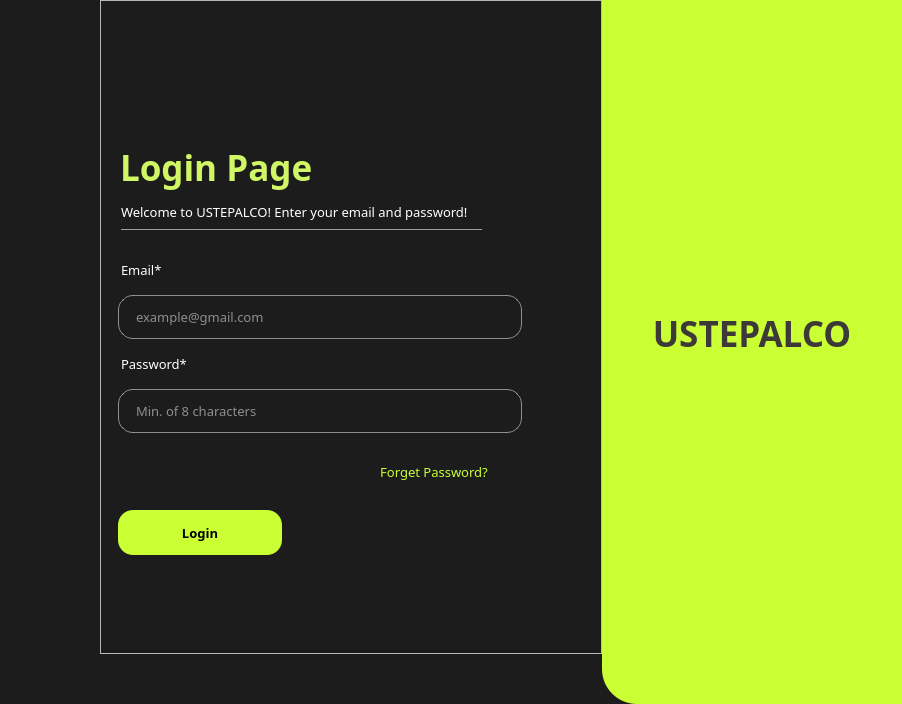
<?xml version="1.0" encoding="UTF-8"?>
<ui version="4.0">
 <class>MainWindow</class>
 <widget class="QMainWindow" name="MainWindow">
  <property name="geometry">
   <rect>
    <x>0</x>
    <y>0</y>
    <width>902</width>
    <height>704</height>
   </rect>
  </property>
  <property name="minimumSize">
   <size>
    <width>0</width>
    <height>0</height>
   </size>
  </property>
  <property name="maximumSize">
   <size>
    <width>1280</width>
    <height>895</height>
   </size>
  </property>
  <property name="windowTitle">
   <string>MainWindow</string>
  </property>
  <property name="windowIcon">
   <iconset resource="../resource.qrc">
    <normaloff>:/logo/resources/stylized_00000.png</normaloff>:/logo/resources/stylized_00000.png</iconset>
  </property>
  <property name="styleSheet">
   <string notr="true">QMainWindow {
	background-color: #1C1C1C;
	
}

#frame {
	width: 300px;
	background-color: #CAFF33;
	border-bottom-left-radius: 35px;
}

#frame_2 {
	margin-left: 100px;
	margin-bottom: 50px;
	min-width: 500px;
}

</string>
  </property>
  <widget class="QWidget" name="centralwidget">
   <layout class="QHBoxLayout" name="horizontalLayout_2">
    <property name="spacing">
     <number>0</number>
    </property>
    <property name="leftMargin">
     <number>0</number>
    </property>
    <property name="topMargin">
     <number>0</number>
    </property>
    <property name="rightMargin">
     <number>0</number>
    </property>
    <property name="bottomMargin">
     <number>0</number>
    </property>
    <item>
     <widget class="QFrame" name="frame_2">
      <property name="sizePolicy">
       <sizepolicy hsizetype="MinimumExpanding" vsizetype="Preferred">
        <horstretch>0</horstretch>
        <verstretch>0</verstretch>
       </sizepolicy>
      </property>
      <property name="font">
       <font>
        <family>DM Sans</family>
        <pointsize>16</pointsize>
       </font>
      </property>
      <property name="styleSheet">
       <string notr="true">QLabel {
	color: white;
	margin: 5px 15px 5px 8px;
}

QLineEdit {
	height: 42px;
	margin: 5px 70px 5px 8px;
	padding-left: 15px;
	border: 1px solid rgba(250, 250, 250, 0.5);
	border-radius: 15px;
	background-color: transparent;
	color: white;
	max-width: 600px;
}

QLineEdit:hover {
	border: 1px solid rgba(250, 250, 250, 1);
}

QLineEdit:focus {
	border: 1px solid rgba(250, 250, 250, 1);
}

QPushButton {
	margin: 5px 310px 5px 8px;
	background-color: #CAFF33;
	border: 0px solid white;
	border-radius: 15px;
	height: 45px;
	max-width: 300px;
}

#button_login:hover {
	background-color: #2A2A2A;
	color: #CAFF33;
}

#line {
	margin: 8px 110px 5px 11px;
	max-width: 400px;
	
}

#label_login_page {
	color: #D0F565;
	margin: 50px 0px 3px 0px;
}

#label_welcome {
	margin: 2px 15px 0px 8px;
}

#label_email {
	margin: 25px 15px 5px 8px;
}

#label_email::first-letter {
	color: red;
}

#forget_button {
	color: #CAFF33;
	margin-right: 10px;

	background-color: transparent;


}

#forget_button:hover {
	color: white;
}






</string>
      </property>
      <property name="frameShape">
       <enum>QFrame::StyledPanel</enum>
      </property>
      <property name="frameShadow">
       <enum>QFrame::Raised</enum>
      </property>
      <layout class="QVBoxLayout" name="verticalLayout_3">
       <item>
        <spacer name="verticalSpacer">
         <property name="orientation">
          <enum>Qt::Vertical</enum>
         </property>
         <property name="sizeHint" stdset="0">
          <size>
           <width>20</width>
           <height>104</height>
          </size>
         </property>
        </spacer>
       </item>
       <item>
        <layout class="QVBoxLayout" name="verticalLayout">
         <item>
          <widget class="QLabel" name="label_login_page">
           <property name="font">
            <font>
             <family>DM Sans</family>
             <pointsize>26</pointsize>
             <weight>75</weight>
             <italic>false</italic>
             <bold>true</bold>
            </font>
           </property>
           <property name="text">
            <string>Login Page</string>
           </property>
          </widget>
         </item>
         <item>
          <widget class="QLabel" name="label_welcome">
           <property name="font">
            <font>
             <family>DM Sans</family>
             <pointsize>10</pointsize>
            </font>
           </property>
           <property name="text">
            <string>Welcome to USTEPALCO! Enter your email and password!</string>
           </property>
          </widget>
         </item>
         <item>
          <widget class="Line" name="line">
           <property name="orientation">
            <enum>Qt::Horizontal</enum>
           </property>
          </widget>
         </item>
         <item>
          <widget class="QLabel" name="label_email">
           <property name="font">
            <font>
             <family>DM Sans Medium</family>
             <pointsize>10</pointsize>
            </font>
           </property>
           <property name="text">
            <string>Email*</string>
           </property>
          </widget>
         </item>
         <item>
          <widget class="QLineEdit" name="edit_email">
           <property name="font">
            <font>
             <family>DM Sans</family>
             <pointsize>10</pointsize>
            </font>
           </property>
           <property name="placeholderText">
            <string>example@gmail.com</string>
           </property>
          </widget>
         </item>
         <item>
          <widget class="QLabel" name="label_password">
           <property name="font">
            <font>
             <family>DM Sans Medium</family>
             <pointsize>10</pointsize>
            </font>
           </property>
           <property name="text">
            <string>Password*</string>
           </property>
          </widget>
         </item>
         <item>
          <widget class="QLineEdit" name="edit_password">
           <property name="font">
            <font>
             <family>DM Sans</family>
             <pointsize>10</pointsize>
            </font>
           </property>
           <property name="echoMode">
            <enum>QLineEdit::Password</enum>
           </property>
           <property name="placeholderText">
            <string>Min. of 8 characters</string>
           </property>
          </widget>
         </item>
         <item>
          <widget class="QPushButton" name="forget_button">
           <property name="font">
            <font>
             <family>DM Sans Medium</family>
             <pointsize>10</pointsize>
            </font>
           </property>
           <property name="cursor">
            <cursorShape>PointingHandCursor</cursorShape>
           </property>
           <property name="layoutDirection">
            <enum>Qt::RightToLeft</enum>
           </property>
           <property name="text">
            <string>Forget Password?</string>
           </property>
          </widget>
         </item>
         <item>
          <widget class="QPushButton" name="button_login">
           <property name="font">
            <font>
             <family>DM Sans</family>
             <pointsize>10</pointsize>
             <weight>75</weight>
             <bold>true</bold>
            </font>
           </property>
           <property name="cursor">
            <cursorShape>PointingHandCursor</cursorShape>
           </property>
           <property name="text">
            <string>Login</string>
           </property>
          </widget>
         </item>
        </layout>
       </item>
       <item>
        <spacer name="verticalSpacer_2">
         <property name="orientation">
          <enum>Qt::Vertical</enum>
         </property>
         <property name="sizeType">
          <enum>QSizePolicy::Expanding</enum>
         </property>
         <property name="sizeHint" stdset="0">
          <size>
           <width>20</width>
           <height>104</height>
          </size>
         </property>
        </spacer>
       </item>
      </layout>
     </widget>
    </item>
    <item>
     <widget class="QFrame" name="frame">
      <property name="sizePolicy">
       <sizepolicy hsizetype="Preferred" vsizetype="Preferred">
        <horstretch>0</horstretch>
        <verstretch>0</verstretch>
       </sizepolicy>
      </property>
      <property name="minimumSize">
       <size>
        <width>300</width>
        <height>0</height>
       </size>
      </property>
      <property name="maximumSize">
       <size>
        <width>600</width>
        <height>16777215</height>
       </size>
      </property>
      <property name="styleSheet">
       <string notr="true">* {
	margin: 0px;
}

#label_logo_text {
	color: #3E3939;
	margin: 0px 5px 200px 5px;

}

#label_logo {
	margin: 150px 5px 0px 5px;	
	height: 10px;
	position: absolute;
	top: 2px;
	left:  2px;
}

</string>
      </property>
      <property name="frameShape">
       <enum>QFrame::StyledPanel</enum>
      </property>
      <property name="frameShadow">
       <enum>QFrame::Raised</enum>
      </property>
      <layout class="QVBoxLayout" name="verticalLayout_4">
       <item>
        <layout class="QVBoxLayout" name="verticalLayout_2">
         <property name="spacing">
          <number>0</number>
         </property>
         <item>
          <widget class="QLabel" name="label_logo">
           <property name="sizePolicy">
            <sizepolicy hsizetype="Preferred" vsizetype="Fixed">
             <horstretch>0</horstretch>
             <verstretch>0</verstretch>
            </sizepolicy>
           </property>
           <property name="minimumSize">
            <size>
             <width>50</width>
             <height>0</height>
            </size>
           </property>
           <property name="text">
            <string/>
           </property>
           <property name="textFormat">
            <enum>Qt::PlainText</enum>
           </property>
           <property name="pixmap">
            <pixmap resource="../resource.qrc">:/logo/resources/inverted (black bg, resized).png</pixmap>
           </property>
           <property name="scaledContents">
            <bool>false</bool>
           </property>
           <property name="alignment">
            <set>Qt::AlignCenter</set>
           </property>
           <property name="wordWrap">
            <bool>false</bool>
           </property>
          </widget>
         </item>
         <item>
          <widget class="QLabel" name="label_logo_text">
           <property name="sizePolicy">
            <sizepolicy hsizetype="Preferred" vsizetype="Fixed">
             <horstretch>50</horstretch>
             <verstretch>0</verstretch>
            </sizepolicy>
           </property>
           <property name="minimumSize">
            <size>
             <width>50</width>
             <height>0</height>
            </size>
           </property>
           <property name="maximumSize">
            <size>
             <width>16777215</width>
             <height>16777215</height>
            </size>
           </property>
           <property name="font">
            <font>
             <family>Poppins</family>
             <pointsize>26</pointsize>
             <weight>75</weight>
             <bold>true</bold>
            </font>
           </property>
           <property name="text">
            <string>USTEPALCO</string>
           </property>
           <property name="alignment">
            <set>Qt::AlignCenter</set>
           </property>
          </widget>
         </item>
        </layout>
       </item>
      </layout>
     </widget>
    </item>
   </layout>
  </widget>
 </widget>
 <resources>
  <include location="../resource.qrc"/>
 </resources>
 <connections/>
</ui>
